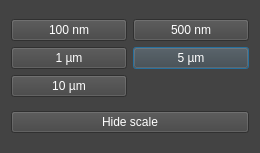
<?xml version="1.0" encoding="UTF-8"?>
<ui version="4.0">
 <class>Dialog_scale</class>
 <widget class="QDialog" name="Dialog_scale">
  <property name="geometry">
   <rect>
    <x>0</x>
    <y>0</y>
    <width>260</width>
    <height>153</height>
   </rect>
  </property>
  <property name="sizePolicy">
   <sizepolicy hsizetype="Fixed" vsizetype="Fixed">
    <horstretch>0</horstretch>
    <verstretch>0</verstretch>
   </sizepolicy>
  </property>
  <property name="maximumSize">
   <size>
    <width>640</width>
    <height>480</height>
   </size>
  </property>
  <property name="windowTitle">
   <string>Show scale</string>
  </property>
  <property name="styleSheet">
   <string notr="true">QWidget{
	background-color: rgb(67, 67, 67);
	color: rgb(255, 255, 255);
}</string>
  </property>
  <layout class="QVBoxLayout" name="verticalLayout">
   <item>
    <layout class="QGridLayout" name="gridLayout">
     <item row="1" column="1">
      <widget class="QPushButton" name="pushButton_scale_5000">
       <property name="text">
        <string>5 µm</string>
       </property>
      </widget>
     </item>
     <item row="1" column="0">
      <widget class="QPushButton" name="pushButton_scale_1000">
       <property name="text">
        <string>1 µm</string>
       </property>
      </widget>
     </item>
     <item row="0" column="0">
      <widget class="QPushButton" name="pushButton_scale_100">
       <property name="text">
        <string>100 nm</string>
       </property>
      </widget>
     </item>
     <item row="0" column="1">
      <widget class="QPushButton" name="pushButton_scale_500">
       <property name="text">
        <string>500 nm</string>
       </property>
      </widget>
     </item>
     <item row="2" column="0">
      <widget class="QPushButton" name="pushButton_scale_10000">
       <property name="text">
        <string>10 µm</string>
       </property>
      </widget>
     </item>
    </layout>
   </item>
   <item>
    <widget class="QPushButton" name="pushButton_scale_0">
     <property name="text">
      <string>Hide scale</string>
     </property>
    </widget>
   </item>
  </layout>
 </widget>
 <resources/>
 <connections/>
</ui>
